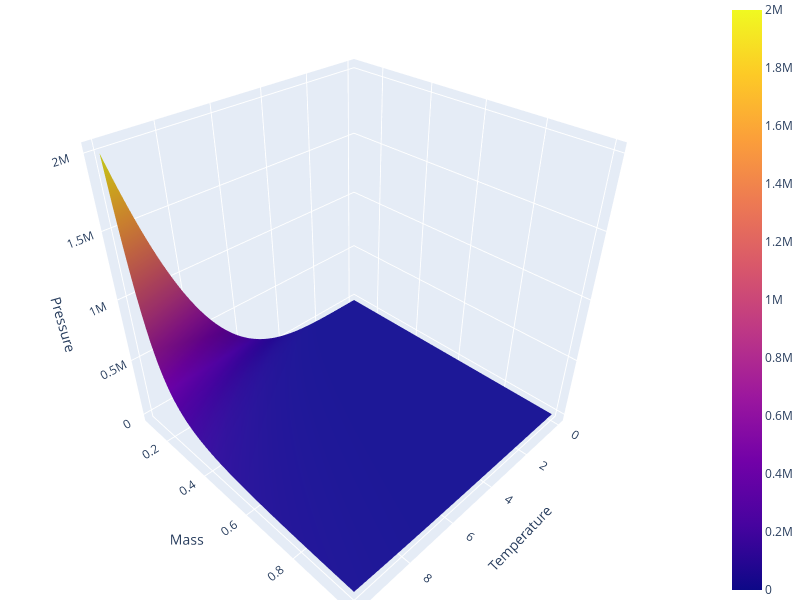

This figure's notebook cell:
### Markdown cell above
## Pressure

$$
P(T, m) = T^2 K_2\left(\frac{m}{T}\right)
$$

### Code cell
temp_range = (0.01, 10)
mass_range = (0.1, 1)
def pressure(T, m=1):
    return T**2 * sp.special.kn(2, m/T)

T = np.linspace(temp_range[0], temp_range[1], resolution)
m = np.linspace(mass_range[0], mass_range[1], resolution)

T_grid, m_grid = np.meshgrid(T, m)
p = pressure(T_grid, m_grid)

fig = go.Figure(data=[go.Surface(x=T, y=m, z=p)])

fig.update_layout(
    scene = dict(
        xaxis_title='Temperature',
        yaxis_title='Mass',
        zaxis_title='Pressure'
    ),
    margin=dict(l=0, r=0, b=0, t=0)
)

fig.update_layout(autosize=False, width=800, height=600)
